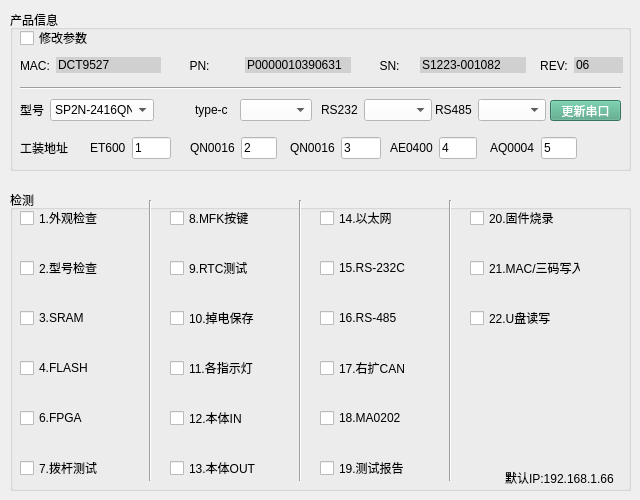
   <widget class="QWidget" name="tab_4">
    <attribute name="title">
     <string>CPU</string>
    </attribute>
    <widget class="QGroupBox" name="groupBox_18">
     <property name="geometry">
      <rect>
       <x>10</x>
       <y>10</y>
       <width>621</width>
       <height>161</height>
      </rect>
     </property>
     <property name="title">
      <string>产品信息</string>
     </property>
     <widget class="QWidget" name="layoutWidget_20">
      <property name="geometry">
       <rect>
        <x>530</x>
        <y>40</y>
        <width>83</width>
        <height>31</height>
       </rect>
      </property>
      <layout class="QHBoxLayout" name="horizontalLayout_30">
       <item>
        <widget class="QLabel" name="label_56">
         <property name="styleSheet">
          <string notr="true">font: 87 12pt &quot;Arial Black&quot;;
</string>
         </property>
         <property name="text">
          <string>REV:</string>
         </property>
         <property name="alignment">
          <set>Qt::AlignCenter</set>
         </property>
        </widget>
       </item>
       <item alignment="Qt::AlignHCenter|Qt::AlignVCenter">
        <widget class="QLineEdit" name="lineEdit_32">
         <property name="styleSheet">
          <string notr="true">background-color: rgb(208, 208, 208);
font: 87 11pt &quot;Arial Black&quot;;
border: none;</string>
         </property>
         <property name="text">
          <string>06</string>
         </property>
        </widget>
       </item>
      </layout>
     </widget>
     <widget class="QWidget" name="layoutWidget_21">
      <property name="geometry">
       <rect>
        <x>355</x>
        <y>40</y>
        <width>161</width>
        <height>31</height>
       </rect>
      </property>
      <layout class="QHBoxLayout" name="horizontalLayout_31">
       <item>
        <widget class="QLabel" name="label_57">
         <property name="styleSheet">
          <string notr="true">font: 87 12pt &quot;Arial Black&quot;;
</string>
         </property>
         <property name="text">
          <string>SN:</string>
         </property>
         <property name="alignment">
          <set>Qt::AlignCenter</set>
         </property>
        </widget>
       </item>
       <item alignment="Qt::AlignHCenter|Qt::AlignVCenter">
        <widget class="QLineEdit" name="lineEdit_31">
         <property name="styleSheet">
          <string notr="true">background-color: rgb(208, 208, 208);
font: 87 11pt &quot;Arial Black&quot;;
border: none;
</string>
         </property>
         <property name="text">
          <string>S1223-001082</string>
         </property>
        </widget>
       </item>
      </layout>
     </widget>
     <widget class="QWidget" name="layoutWidget_22">
      <property name="geometry">
       <rect>
        <x>150</x>
        <y>40</y>
        <width>191</width>
        <height>31</height>
       </rect>
      </property>
      <layout class="QHBoxLayout" name="horizontalLayout_32">
       <item>
        <widget class="QLabel" name="label_58">
         <property name="styleSheet">
          <string notr="true">font: 87 12pt &quot;Arial Black&quot;;
</string>
         </property>
         <property name="text">
          <string>PN:</string>
         </property>
         <property name="alignment">
          <set>Qt::AlignCenter</set>
         </property>
        </widget>
       </item>
       <item alignment="Qt::AlignHCenter|Qt::AlignVCenter">
        <widget class="QLineEdit" name="lineEdit_30">
         <property name="styleSheet">
          <string notr="true">background-color: rgb(208, 208, 208);
font: 87 11pt &quot;Arial Black&quot;;
border: none;</string>
         </property>
         <property name="text">
          <string>P0000010390631</string>
         </property>
        </widget>
       </item>
      </layout>
     </widget>
     <widget class="QWidget" name="layoutWidget_23">
      <property name="geometry">
       <rect>
        <x>10</x>
        <y>85</y>
        <width>134</width>
        <height>30</height>
       </rect>
      </property>
      <layout class="QHBoxLayout" name="horizontalLayout_33">
       <item>
        <widget class="QLabel" name="label_59">
         <property name="text">
          <string>型号</string>
         </property>
        </widget>
       </item>
       <item>
        <widget class="QComboBox" name="comboBox_20">
         <property name="styleSheet">
          <string notr="true">background-color: rgb(255, 255, 255);</string>
         </property>
         <item>
          <property name="text">
           <string>SP2N-2416QND</string>
          </property>
         </item>
        </widget>
       </item>
      </layout>
     </widget>
     <widget class="QWidget" name="layoutWidget_24">
      <property name="geometry">
       <rect>
        <x>311</x>
        <y>85</y>
        <width>111</width>
        <height>30</height>
       </rect>
      </property>
      <layout class="QHBoxLayout" name="horizontalLayout_34">
       <item alignment="Qt::AlignHCenter">
        <widget class="QLabel" name="label_60">
         <property name="text">
          <string>RS232</string>
         </property>
        </widget>
       </item>
       <item>
        <widget class="QComboBox" name="comboBox_21">
         <property name="styleSheet">
          <string notr="true">background-color: rgb(255, 255, 255);</string>
         </property>
        </widget>
       </item>
      </layout>
     </widget>
     <widget class="QWidget" name="layoutWidget_25">
      <property name="geometry">
       <rect>
        <x>425</x>
        <y>85</y>
        <width>111</width>
        <height>30</height>
       </rect>
      </property>
      <layout class="QHBoxLayout" name="horizontalLayout_37">
       <item alignment="Qt::AlignHCenter">
        <widget class="QLabel" name="label_64">
         <property name="text">
          <string>RS485</string>
         </property>
        </widget>
       </item>
       <item>
        <widget class="QComboBox" name="comboBox_22">
         <property name="styleSheet">
          <string notr="true">background-color: rgb(255, 255, 255);</string>
         </property>
        </widget>
       </item>
      </layout>
     </widget>
     <widget class="QWidget" name="layoutWidget_3">
      <property name="geometry">
       <rect>
        <x>80</x>
        <y>123</y>
        <width>81</width>
        <height>30</height>
       </rect>
      </property>
      <layout class="QHBoxLayout" name="horizontalLayout_8">
       <item>
        <widget class="QLabel" name="label_67">
         <property name="text">
          <string>ET600</string>
         </property>
        </widget>
       </item>
       <item>
        <widget class="QLineEdit" name="lineEdit_34">
         <property name="styleSheet">
          <string notr="true">background-color: rgb(255, 255, 255);</string>
         </property>
         <property name="text">
          <string>1</string>
         </property>
        </widget>
       </item>
      </layout>
     </widget>
     <widget class="QWidget" name="layoutWidget_4">
      <property name="geometry">
       <rect>
        <x>180</x>
        <y>123</y>
        <width>87</width>
        <height>30</height>
       </rect>
      </property>
      <layout class="QHBoxLayout" name="horizontalLayout_9">
       <item>
        <widget class="QLabel" name="label_68">
         <property name="text">
          <string>QN0016</string>
         </property>
        </widget>
       </item>
       <item>
        <widget class="QLineEdit" name="lineEdit_35">
         <property name="styleSheet">
          <string notr="true">background-color: rgb(255, 255, 255);</string>
         </property>
         <property name="text">
          <string>2</string>
         </property>
        </widget>
       </item>
      </layout>
     </widget>
     <widget class="QWidget" name="layoutWidget_5">
      <property name="geometry">
       <rect>
        <x>280</x>
        <y>123</y>
        <width>91</width>
        <height>30</height>
       </rect>
      </property>
      <layout class="QHBoxLayout" name="horizontalLayout_10">
       <item>
        <widget class="QLabel" name="label_69">
         <property name="text">
          <string>QN0016</string>
         </property>
        </widget>
       </item>
       <item>
        <widget class="QLineEdit" name="lineEdit_36">
         <property name="styleSheet">
          <string notr="true">background-color: rgb(255, 255, 255);</string>
         </property>
         <property name="text">
          <string>3</string>
         </property>
        </widget>
       </item>
      </layout>
     </widget>
     <widget class="QWidget" name="layoutWidget_6">
      <property name="geometry">
       <rect>
        <x>380</x>
        <y>123</y>
        <width>87</width>
        <height>30</height>
       </rect>
      </property>
      <layout class="QHBoxLayout" name="horizontalLayout_14">
       <item>
        <widget class="QLabel" name="label_70">
         <property name="text">
          <string>AE0400</string>
         </property>
        </widget>
       </item>
       <item>
        <widget class="QLineEdit" name="lineEdit_37">
         <property name="styleSheet">
          <string notr="true">background-color: rgb(255, 255, 255);</string>
         </property>
         <property name="text">
          <string>4</string>
         </property>
        </widget>
       </item>
      </layout>
     </widget>
     <widget class="QWidget" name="layoutWidget_8">
      <property name="geometry">
       <rect>
        <x>480</x>
        <y>123</y>
        <width>87</width>
        <height>30</height>
       </rect>
      </property>
      <layout class="QHBoxLayout" name="horizontalLayout_40">
       <item>
        <widget class="QLabel" name="label_71">
         <property name="text">
          <string>AQ0004</string>
         </property>
        </widget>
       </item>
       <item>
        <widget class="QLineEdit" name="lineEdit_38">
         <property name="styleSheet">
          <string notr="true">background-color: rgb(255, 255, 255);</string>
         </property>
         <property name="text">
          <string>5</string>
         </property>
        </widget>
       </item>
      </layout>
     </widget>
     <widget class="QCheckBox" name="checkBox_71">
      <property name="geometry">
       <rect>
        <x>10</x>
        <y>20</y>
        <width>71</width>
        <height>16</height>
       </rect>
      </property>
      <property name="text">
       <string>修改参数</string>
      </property>
     </widget>
     <widget class="QPushButton" name="pushButton_renewSerial">
      <property name="geometry">
       <rect>
        <x>540</x>
        <y>90</y>
        <width>71</width>
        <height>21</height>
       </rect>
      </property>
      <property name="styleSheet">
       <string notr="true">background-color: rgb(126, 126, 126);
color: rgb(255, 255, 255);
background-color: rgb(76, 165, 132);</string>
      </property>
      <property name="text">
       <string>更新串口</string>
      </property>
     </widget>
     <widget class="QWidget" name="layoutWidget_26">
      <property name="geometry">
       <rect>
        <x>185</x>
        <y>85</y>
        <width>117</width>
        <height>30</height>
       </rect>
      </property>
      <layout class="QHBoxLayout" name="horizontalLayout_39">
       <item>
        <widget class="QLabel" name="label_66">
         <property name="text">
          <string>type-c</string>
         </property>
        </widget>
       </item>
       <item>
        <widget class="QComboBox" name="comboBox_23">
         <property name="styleSheet">
          <string notr="true">background-color: rgb(255, 255, 255);</string>
         </property>
        </widget>
       </item>
      </layout>
     </widget>
     <widget class="QLabel" name="label_90">
      <property name="geometry">
       <rect>
        <x>10</x>
        <y>124</y>
        <width>61</width>
        <height>28</height>
       </rect>
      </property>
      <property name="text">
       <string>工装地址</string>
      </property>
     </widget>
     <widget class="Line" name="line_5">
      <property name="geometry">
       <rect>
        <x>10</x>
        <y>68</y>
        <width>601</width>
        <height>20</height>
       </rect>
      </property>
      <property name="orientation">
       <enum>Qt::Horizontal</enum>
      </property>
     </widget>
     <widget class="QWidget" name="layoutWidget">
      <property name="geometry">
       <rect>
        <x>10</x>
        <y>40</y>
        <width>141</width>
        <height>31</height>
       </rect>
      </property>
      <layout class="QHBoxLayout" name="horizontalLayout_7">
       <item>
        <widget class="QLabel" name="label_61">
         <property name="styleSheet">
          <string notr="true">font: 87 12pt &quot;Arial Black&quot;;
</string>
         </property>
         <property name="text">
          <string>MAC:</string>
         </property>
        </widget>
       </item>
       <item>
        <widget class="QLineEdit" name="lineEdit_33">
         <property name="styleSheet">
          <string notr="true">background-color: rgb(208, 208, 208);
font: 87 11pt &quot;Arial Black&quot;;
border: none;</string>
         </property>
         <property name="text">
          <string>DCT9527</string>
         </property>
        </widget>
       </item>
      </layout>
     </widget>
     <zorder>layoutWidget</zorder>
     <zorder>line_5</zorder>
     <zorder>layoutWidget_20</zorder>
     <zorder>layoutWidget_21</zorder>
     <zorder>layoutWidget_22</zorder>
     <zorder>layoutWidget_23</zorder>
     <zorder>layoutWidget_24</zorder>
     <zorder>layoutWidget_25</zorder>
     <zorder>layoutWidget_3</zorder>
     <zorder>layoutWidget_4</zorder>
     <zorder>layoutWidget_5</zorder>
     <zorder>layoutWidget_6</zorder>
     <zorder>layoutWidget_8</zorder>
     <zorder>checkBox_71</zorder>
     <zorder>pushButton_renewSerial</zorder>
     <zorder>layoutWidget_26</zorder>
     <zorder>label_90</zorder>
    </widget>
    <widget class="QGroupBox" name="groupBox_19">
     <property name="geometry">
      <rect>
       <x>10</x>
       <y>190</y>
       <width>621</width>
       <height>301</height>
      </rect>
     </property>
     <property name="title">
      <string>检测</string>
     </property>
     <widget class="QCheckBox" name="checkBox_53">
      <property name="geometry">
       <rect>
        <x>10</x>
        <y>170</y>
        <width>101</width>
        <height>16</height>
       </rect>
      </property>
      <property name="text">
       <string>4.FLASH</string>
      </property>
     </widget>
     <widget class="QCheckBox" name="checkBox_69">
      <property name="geometry">
       <rect>
        <x>460</x>
        <y>20</y>
        <width>101</width>
        <height>16</height>
       </rect>
      </property>
      <property name="text">
       <string>20.固件烧录</string>
      </property>
     </widget>
     <widget class="QCheckBox" name="checkBox_56">
      <property name="geometry">
       <rect>
        <x>10</x>
        <y>270</y>
        <width>101</width>
        <height>16</height>
       </rect>
      </property>
      <property name="text">
       <string>7.拨杆测试</string>
      </property>
     </widget>
     <widget class="QCheckBox" name="checkBox_55">
      <property name="geometry">
       <rect>
        <x>10</x>
        <y>220</y>
        <width>101</width>
        <height>16</height>
       </rect>
      </property>
      <property name="text">
       <string>6.FPGA</string>
      </property>
     </widget>
     <widget class="QCheckBox" name="checkBox_57">
      <property name="geometry">
       <rect>
        <x>160</x>
        <y>20</y>
        <width>101</width>
        <height>16</height>
       </rect>
      </property>
      <property name="text">
       <string>8.MFK按键</string>
      </property>
     </widget>
     <widget class="QCheckBox" name="checkBox_58">
      <property name="geometry">
       <rect>
        <x>160</x>
        <y>70</y>
        <width>101</width>
        <height>16</height>
       </rect>
      </property>
      <property name="text">
       <string>9.RTC测试</string>
      </property>
     </widget>
     <widget class="QCheckBox" name="checkBox_60">
      <property name="geometry">
       <rect>
        <x>160</x>
        <y>170</y>
        <width>101</width>
        <height>16</height>
       </rect>
      </property>
      <property name="text">
       <string>11.各指示灯</string>
      </property>
     </widget>
     <widget class="QCheckBox" name="checkBox_59">
      <property name="geometry">
       <rect>
        <x>160</x>
        <y>120</y>
        <width>101</width>
        <height>16</height>
       </rect>
      </property>
      <property name="text">
       <string>10.掉电保存</string>
      </property>
     </widget>
     <widget class="QCheckBox" name="checkBox_61">
      <property name="geometry">
       <rect>
        <x>160</x>
        <y>220</y>
        <width>101</width>
        <height>16</height>
       </rect>
      </property>
      <property name="text">
       <string>12.本体IN</string>
      </property>
     </widget>
     <widget class="QCheckBox" name="checkBox_62">
      <property name="geometry">
       <rect>
        <x>160</x>
        <y>270</y>
        <width>101</width>
        <height>16</height>
       </rect>
      </property>
      <property name="text">
       <string>13.本体OUT</string>
      </property>
     </widget>
     <widget class="QCheckBox" name="checkBox_64">
      <property name="geometry">
       <rect>
        <x>310</x>
        <y>70</y>
        <width>101</width>
        <height>16</height>
       </rect>
      </property>
      <property name="text">
       <string>15.RS-232C</string>
      </property>
     </widget>
     <widget class="QCheckBox" name="checkBox_63">
      <property name="geometry">
       <rect>
        <x>310</x>
        <y>20</y>
        <width>101</width>
        <height>16</height>
       </rect>
      </property>
      <property name="text">
       <string>14.以太网</string>
      </property>
     </widget>
     <widget class="QCheckBox" name="checkBox_65">
      <property name="geometry">
       <rect>
        <x>310</x>
        <y>120</y>
        <width>101</width>
        <height>16</height>
       </rect>
      </property>
      <property name="text">
       <string>16.RS-485</string>
      </property>
     </widget>
     <widget class="QCheckBox" name="checkBox_66">
      <property name="geometry">
       <rect>
        <x>310</x>
        <y>170</y>
        <width>101</width>
        <height>16</height>
       </rect>
      </property>
      <property name="text">
       <string>17.右扩CAN</string>
      </property>
     </widget>
     <widget class="QCheckBox" name="checkBox_68">
      <property name="geometry">
       <rect>
        <x>310</x>
        <y>270</y>
        <width>101</width>
        <height>16</height>
       </rect>
      </property>
      <property name="text">
       <string>19.测试报告</string>
      </property>
     </widget>
     <widget class="QCheckBox" name="checkBox_67">
      <property name="geometry">
       <rect>
        <x>310</x>
        <y>220</y>
        <width>101</width>
        <height>16</height>
       </rect>
      </property>
      <property name="text">
       <string>18.MA0202</string>
      </property>
     </widget>
     <widget class="QCheckBox" name="checkBox_50">
      <property name="geometry">
       <rect>
        <x>10</x>
        <y>20</y>
        <width>101</width>
        <height>16</height>
       </rect>
      </property>
      <property name="text">
       <string>1.外观检查</string>
      </property>
     </widget>
     <widget class="QCheckBox" name="checkBox_54">
      <property name="geometry">
       <rect>
        <x>460</x>
        <y>70</y>
        <width>111</width>
        <height>16</height>
       </rect>
      </property>
      <property name="text">
       <string>21.MAC/三码写入</string>
      </property>
     </widget>
     <widget class="QLabel" name="label_14">
      <property name="geometry">
       <rect>
        <x>495</x>
        <y>280</y>
        <width>121</width>
        <height>16</height>
       </rect>
      </property>
      <property name="text">
       <string>默认IP:192.168.1.66</string>
      </property>
     </widget>
     <widget class="Line" name="line_6">
      <property name="geometry">
       <rect>
        <x>130</x>
        <y>10</y>
        <width>21</width>
        <height>281</height>
       </rect>
      </property>
      <property name="orientation">
       <enum>Qt::Vertical</enum>
      </property>
     </widget>
     <widget class="Line" name="line_9">
      <property name="geometry">
       <rect>
        <x>280</x>
        <y>10</y>
        <width>21</width>
        <height>281</height>
       </rect>
      </property>
      <property name="orientation">
       <enum>Qt::Vertical</enum>
      </property>
     </widget>
     <widget class="Line" name="line_10">
      <property name="geometry">
       <rect>
        <x>430</x>
        <y>10</y>
        <width>21</width>
        <height>281</height>
       </rect>
      </property>
      <property name="orientation">
       <enum>Qt::Vertical</enum>
      </property>
     </widget>
     <widget class="QCheckBox" name="checkBox_72">
      <property name="geometry">
       <rect>
        <x>460</x>
        <y>120</y>
        <width>101</width>
        <height>16</height>
       </rect>
      </property>
      <property name="text">
       <string>22.U盘读写</string>
      </property>
     </widget>
     <widget class="QCheckBox" name="checkBox_51">
      <property name="geometry">
       <rect>
        <x>10</x>
        <y>70</y>
        <width>101</width>
        <height>16</height>
       </rect>
      </property>
      <property name="text">
       <string>2.型号检查</string>
      </property>
     </widget>
     <widget class="QCheckBox" name="checkBox_52">
      <property name="geometry">
       <rect>
        <x>10</x>
        <y>120</y>
        <width>101</width>
        <height>16</height>
       </rect>
      </property>
      <property name="text">
       <string>3.SRAM</string>
      </property>
     </widget>
    </widget>
   </widget>
